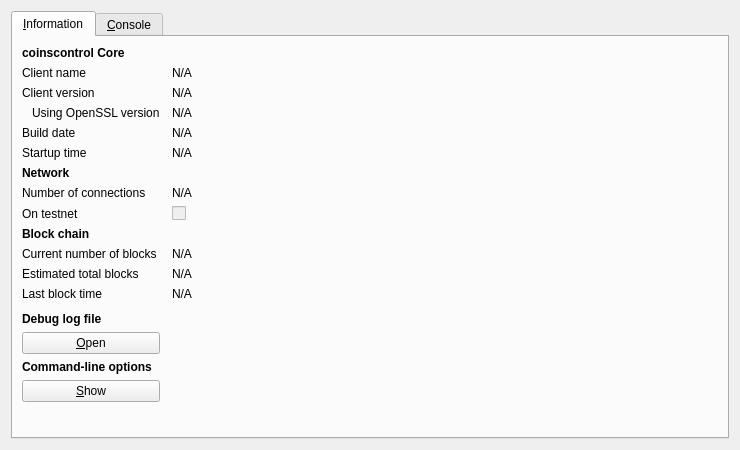
<?xml version="1.0" encoding="UTF-8"?>
<ui version="4.0">
 <class>RPCConsole</class>
 <widget class="QDialog" name="RPCConsole">
  <property name="geometry">
   <rect>
    <x>0</x>
    <y>0</y>
    <width>740</width>
    <height>450</height>
   </rect>
  </property>
  <property name="windowTitle">
   <string>coinscontrol - Debug window</string>
  </property>
  <layout class="QVBoxLayout" name="verticalLayout_2">
   <item>
    <widget class="QTabWidget" name="tabWidget">
     <property name="currentIndex">
      <number>0</number>
     </property>
     <widget class="QWidget" name="tab_info">
      <attribute name="title">
       <string>&amp;Information</string>
      </attribute>
      <layout class="QGridLayout" name="gridLayout" columnstretch="0,1">
       <property name="horizontalSpacing">
        <number>12</number>
       </property>
       <item row="0" column="0">
        <widget class="QLabel" name="label_9">
         <property name="font">
          <font>
           <weight>75</weight>
           <bold>true</bold>
          </font>
         </property>
         <property name="text">
          <string>coinscontrol Core</string>
         </property>
        </widget>
       </item>
       <item row="1" column="0">
        <widget class="QLabel" name="label_5">
         <property name="text">
          <string>Client name</string>
         </property>
        </widget>
       </item>
       <item row="1" column="1">
        <widget class="QLabel" name="clientName">
         <property name="cursor">
          <cursorShape>IBeamCursor</cursorShape>
         </property>
         <property name="text">
          <string>N/A</string>
         </property>
         <property name="textFormat">
          <enum>Qt::PlainText</enum>
         </property>
         <property name="textInteractionFlags">
          <set>Qt::LinksAccessibleByMouse|Qt::TextSelectableByKeyboard|Qt::TextSelectableByMouse</set>
         </property>
        </widget>
       </item>
       <item row="2" column="0">
        <widget class="QLabel" name="label_6">
         <property name="text">
          <string>Client version</string>
         </property>
        </widget>
       </item>
       <item row="2" column="1">
        <widget class="QLabel" name="clientVersion">
         <property name="cursor">
          <cursorShape>IBeamCursor</cursorShape>
         </property>
         <property name="text">
          <string>N/A</string>
         </property>
         <property name="textFormat">
          <enum>Qt::PlainText</enum>
         </property>
         <property name="textInteractionFlags">
          <set>Qt::LinksAccessibleByMouse|Qt::TextSelectableByKeyboard|Qt::TextSelectableByMouse</set>
         </property>
        </widget>
       </item>
       <item row="3" column="0">
        <widget class="QLabel" name="label_14">
         <property name="text">
          <string>Using OpenSSL version</string>
         </property>
         <property name="indent">
          <number>10</number>
         </property>
        </widget>
       </item>
       <item row="3" column="1">
        <widget class="QLabel" name="openSSLVersion">
         <property name="cursor">
          <cursorShape>IBeamCursor</cursorShape>
         </property>
         <property name="text">
          <string>N/A</string>
         </property>
         <property name="textFormat">
          <enum>Qt::PlainText</enum>
         </property>
         <property name="textInteractionFlags">
          <set>Qt::LinksAccessibleByMouse|Qt::TextSelectableByKeyboard|Qt::TextSelectableByMouse</set>
         </property>
        </widget>
       </item>
       <item row="4" column="0">
        <widget class="QLabel" name="label_12">
         <property name="text">
          <string>Build date</string>
         </property>
        </widget>
       </item>
       <item row="4" column="1">
        <widget class="QLabel" name="buildDate">
         <property name="cursor">
          <cursorShape>IBeamCursor</cursorShape>
         </property>
         <property name="text">
          <string>N/A</string>
         </property>
         <property name="textFormat">
          <enum>Qt::PlainText</enum>
         </property>
         <property name="textInteractionFlags">
          <set>Qt::LinksAccessibleByMouse|Qt::TextSelectableByKeyboard|Qt::TextSelectableByMouse</set>
         </property>
        </widget>
       </item>
       <item row="5" column="0">
        <widget class="QLabel" name="label_13">
         <property name="text">
          <string>Startup time</string>
         </property>
        </widget>
       </item>
       <item row="5" column="1">
        <widget class="QLabel" name="startupTime">
         <property name="cursor">
          <cursorShape>IBeamCursor</cursorShape>
         </property>
         <property name="text">
          <string>N/A</string>
         </property>
         <property name="textFormat">
          <enum>Qt::PlainText</enum>
         </property>
         <property name="textInteractionFlags">
          <set>Qt::LinksAccessibleByMouse|Qt::TextSelectableByKeyboard|Qt::TextSelectableByMouse</set>
         </property>
        </widget>
       </item>
       <item row="6" column="0">
        <widget class="QLabel" name="label_11">
         <property name="font">
          <font>
           <weight>75</weight>
           <bold>true</bold>
          </font>
         </property>
         <property name="text">
          <string>Network</string>
         </property>
        </widget>
       </item>
       <item row="7" column="0">
        <widget class="QLabel" name="label_7">
         <property name="text">
          <string>Number of connections</string>
         </property>
        </widget>
       </item>
       <item row="7" column="1">
        <widget class="QLabel" name="numberOfConnections">
         <property name="cursor">
          <cursorShape>IBeamCursor</cursorShape>
         </property>
         <property name="text">
          <string>N/A</string>
         </property>
         <property name="textFormat">
          <enum>Qt::PlainText</enum>
         </property>
         <property name="textInteractionFlags">
          <set>Qt::LinksAccessibleByMouse|Qt::TextSelectableByKeyboard|Qt::TextSelectableByMouse</set>
         </property>
        </widget>
       </item>
       <item row="8" column="0">
        <widget class="QLabel" name="label_8">
         <property name="text">
          <string>On testnet</string>
         </property>
        </widget>
       </item>
       <item row="8" column="1">
        <widget class="QCheckBox" name="isTestNet">
         <property name="enabled">
          <bool>false</bool>
         </property>
         <property name="text">
          <string/>
         </property>
        </widget>
       </item>
       <item row="9" column="0">
        <widget class="QLabel" name="label_10">
         <property name="font">
          <font>
           <weight>75</weight>
           <bold>true</bold>
          </font>
         </property>
         <property name="text">
          <string>Block chain</string>
         </property>
        </widget>
       </item>
       <item row="10" column="0">
        <widget class="QLabel" name="label_3">
         <property name="text">
          <string>Current number of blocks</string>
         </property>
        </widget>
       </item>
       <item row="10" column="1">
        <widget class="QLabel" name="numberOfBlocks">
         <property name="cursor">
          <cursorShape>IBeamCursor</cursorShape>
         </property>
         <property name="text">
          <string>N/A</string>
         </property>
         <property name="textFormat">
          <enum>Qt::PlainText</enum>
         </property>
         <property name="textInteractionFlags">
          <set>Qt::LinksAccessibleByMouse|Qt::TextSelectableByKeyboard|Qt::TextSelectableByMouse</set>
         </property>
        </widget>
       </item>
       <item row="11" column="0">
        <widget class="QLabel" name="label_4">
         <property name="text">
          <string>Estimated total blocks</string>
         </property>
        </widget>
       </item>
       <item row="11" column="1">
        <widget class="QLabel" name="totalBlocks">
         <property name="cursor">
          <cursorShape>IBeamCursor</cursorShape>
         </property>
         <property name="text">
          <string>N/A</string>
         </property>
         <property name="textFormat">
          <enum>Qt::PlainText</enum>
         </property>
         <property name="textInteractionFlags">
          <set>Qt::LinksAccessibleByMouse|Qt::TextSelectableByKeyboard|Qt::TextSelectableByMouse</set>
         </property>
        </widget>
       </item>
       <item row="12" column="0">
        <widget class="QLabel" name="label_2">
         <property name="text">
          <string>Last block time</string>
         </property>
        </widget>
       </item>
       <item row="12" column="1">
        <widget class="QLabel" name="lastBlockTime">
         <property name="cursor">
          <cursorShape>IBeamCursor</cursorShape>
         </property>
         <property name="text">
          <string>N/A</string>
         </property>
         <property name="textFormat">
          <enum>Qt::PlainText</enum>
         </property>
         <property name="textInteractionFlags">
          <set>Qt::LinksAccessibleByMouse|Qt::TextSelectableByKeyboard|Qt::TextSelectableByMouse</set>
         </property>
        </widget>
       </item>
       <item row="13" column="0">
        <spacer name="verticalSpacer_2">
         <property name="orientation">
          <enum>Qt::Vertical</enum>
         </property>
         <property name="sizeHint" stdset="0">
          <size>
           <width>20</width>
           <height>20</height>
          </size>
         </property>
        </spacer>
       </item>
       <item row="14" column="0">
        <widget class="QLabel" name="labelDebugLogfile">
         <property name="font">
          <font>
           <weight>75</weight>
           <bold>true</bold>
          </font>
         </property>
         <property name="text">
          <string>Debug log file</string>
         </property>
        </widget>
       </item>
       <item row="15" column="0">
        <widget class="QPushButton" name="openDebugLogfileButton">
         <property name="toolTip">
          <string>Open the coinscontrol debug log file from the current data directory. This can take a few seconds for large log files.</string>
         </property>
         <property name="text">
          <string>&amp;Open</string>
         </property>
         <property name="autoDefault">
          <bool>false</bool>
         </property>
        </widget>
       </item>
       <item row="16" column="0">
        <widget class="QLabel" name="labelCLOptions">
         <property name="font">
          <font>
           <weight>75</weight>
           <bold>true</bold>
          </font>
         </property>
         <property name="text">
          <string>Command-line options</string>
         </property>
        </widget>
       </item>
       <item row="17" column="0">
        <widget class="QPushButton" name="showCLOptionsButton">
         <property name="toolTip">
          <string>Show the coinscontrol-Qt help message to get a list with possible coinscontrol command-line options.</string>
         </property>
         <property name="text">
          <string>&amp;Show</string>
         </property>
         <property name="autoDefault">
          <bool>false</bool>
         </property>
        </widget>
       </item>
       <item row="18" column="0">
        <spacer name="verticalSpacer">
         <property name="orientation">
          <enum>Qt::Vertical</enum>
         </property>
         <property name="sizeHint" stdset="0">
          <size>
           <width>20</width>
           <height>40</height>
          </size>
         </property>
        </spacer>
       </item>
      </layout>
     </widget>
     <widget class="QWidget" name="tab_console">
      <attribute name="title">
       <string>&amp;Console</string>
      </attribute>
      <layout class="QVBoxLayout" name="verticalLayout_3">
       <property name="spacing">
        <number>3</number>
       </property>
       <item>
        <widget class="QTextEdit" name="messagesWidget">
         <property name="minimumSize">
          <size>
           <width>0</width>
           <height>100</height>
          </size>
         </property>
         <property name="readOnly">
          <bool>true</bool>
         </property>
         <property name="tabKeyNavigation" stdset="0">
          <bool>false</bool>
         </property>
         <property name="columnCount" stdset="0">
          <number>2</number>
         </property>
        </widget>
       </item>
       <item>
        <layout class="QHBoxLayout" name="horizontalLayout">
         <property name="spacing">
          <number>3</number>
         </property>
         <item>
          <widget class="QLabel" name="label">
           <property name="text">
            <string notr="true">&gt;</string>
           </property>
          </widget>
         </item>
         <item>
          <widget class="QLineEdit" name="lineEdit"/>
         </item>
         <item>
          <widget class="QPushButton" name="clearButton">
           <property name="maximumSize">
            <size>
             <width>24</width>
             <height>24</height>
            </size>
           </property>
           <property name="toolTip">
            <string>Clear console</string>
           </property>
           <property name="text">
            <string/>
           </property>
           <property name="icon">
            <iconset resource="../bitcoin.qrc">
             <normaloff>:/icons/remove</normaloff>:/icons/remove</iconset>
           </property>
           <property name="shortcut">
            <string notr="true">Ctrl+L</string>
           </property>
           <property name="autoDefault">
            <bool>false</bool>
           </property>
          </widget>
         </item>
        </layout>
       </item>
      </layout>
     </widget>
    </widget>
   </item>
  </layout>
 </widget>
 <resources>
  <include location="../bitcoin.qrc"/>
 </resources>
 <connections/>
</ui>
